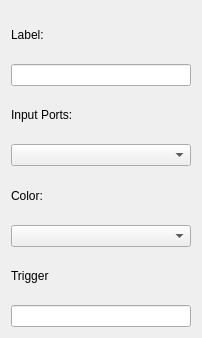
<?xml version="1.0" encoding="UTF-8"?>
<ui version="4.0">
 <class>ElementEditor</class>
 <widget class="QWidget" name="ElementEditor">
  <property name="geometry">
   <rect>
    <x>0</x>
    <y>0</y>
    <width>202</width>
    <height>338</height>
   </rect>
  </property>
  <property name="windowTitle">
   <string>Form</string>
  </property>
  <layout class="QGridLayout" name="gridLayout">
   <item row="6" column="0">
    <widget class="QLabel" name="label_trigger">
     <property name="text">
      <string>Trigger</string>
     </property>
    </widget>
   </item>
   <item row="1" column="0">
    <widget class="QLineEdit" name="lineEditElementLabel"/>
   </item>
   <item row="4" column="0">
    <widget class="QLabel" name="label_color">
     <property name="text">
      <string>Color:</string>
     </property>
    </widget>
   </item>
   <item row="2" column="0">
    <widget class="QLabel" name="label_inputs">
     <property name="text">
      <string>Input Ports:</string>
     </property>
    </widget>
   </item>
   <item row="3" column="0">
    <widget class="QComboBox" name="comboBoxInputSz"/>
   </item>
   <item row="0" column="0">
    <widget class="QLabel" name="label_labels">
     <property name="text">
      <string>Label:</string>
     </property>
    </widget>
   </item>
   <item row="5" column="0">
    <widget class="QComboBox" name="comboBoxColor">
     <property name="currentText">
      <string/>
     </property>
    </widget>
   </item>
   <item row="7" column="0">
    <widget class="QLineEdit" name="lineEditTrigger"/>
   </item>
  </layout>
 </widget>
 <resources/>
 <connections/>
</ui>
